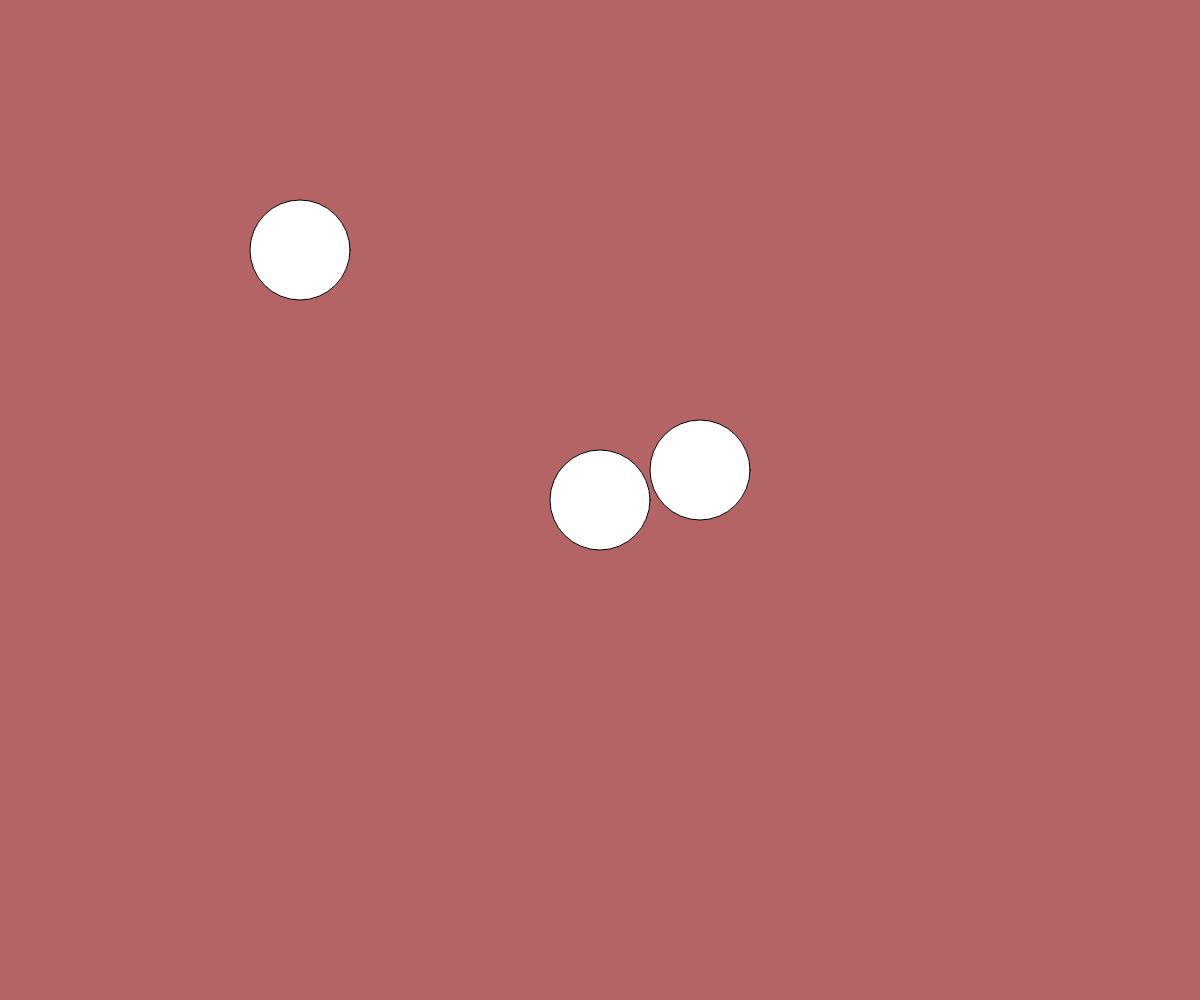
Frame 1 (no input)
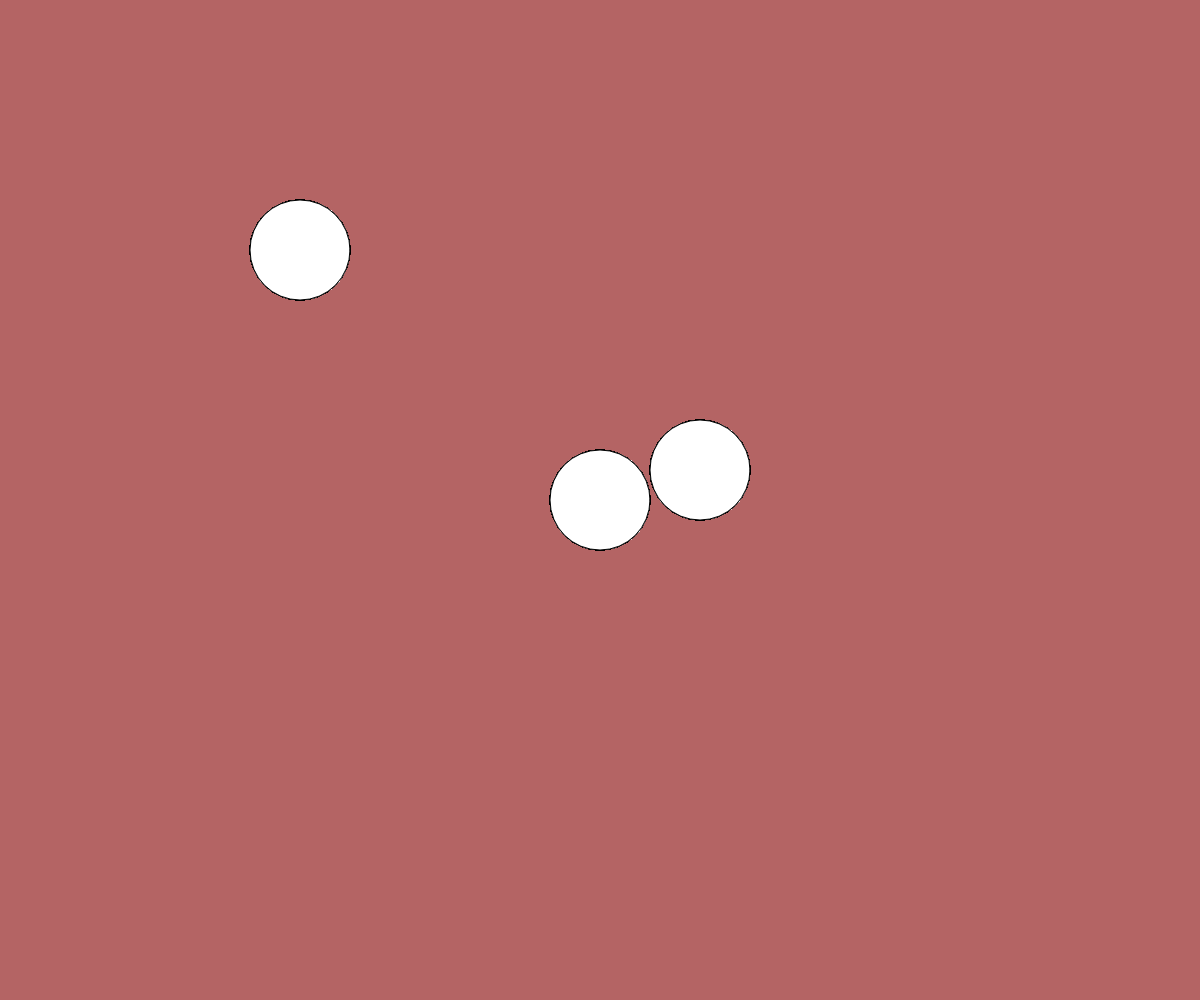
Frame 60 (no input)
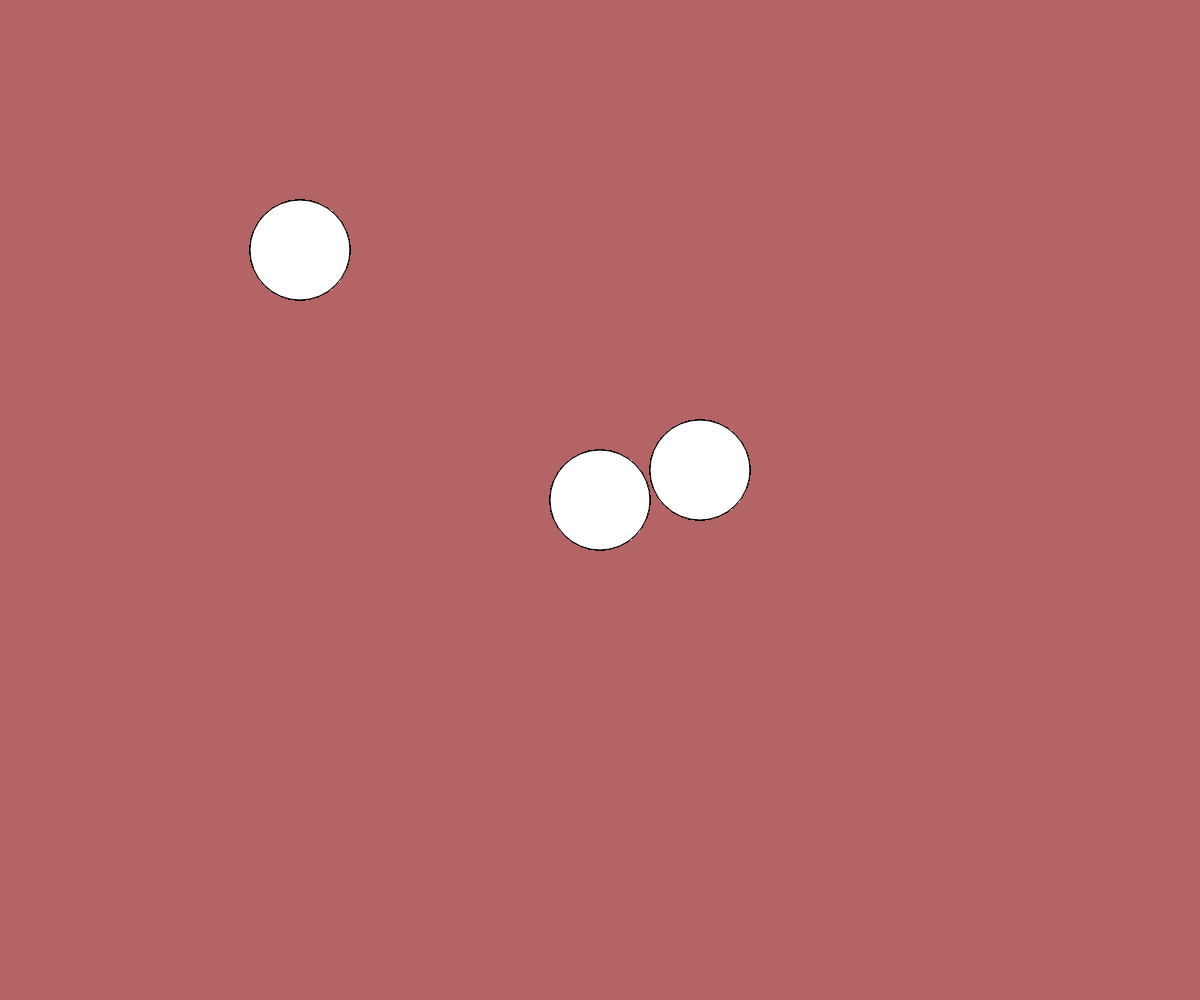
Frame 120 (the mouse pressed at the canvas centre since frame 60)

The p5.js sketch that drew these frames (run headless with seeded random() and noise() and a simulated clock; from frame 60 on, the mouse is pressed at the canvas centre):

// p5.js sketch
// ── sketch.js
let xPos;
let yPos;

function setup(){
  createCanvas(windowWidth, windowHeight);
  background(180,100, 100);
  xPos = width/2
  yPos = height/2
  console.log('xPos: ' + xPos + ',yPos;'+ yPos);
}

function draw(){
  ellipse(xPos,yPos, 100);
  ellipse(xPos/2, yPos/2, 100);
  ellipse(xPos + 100, yPos-30, 100);
}














/*
let cDiam = 50;

let xOffset = 50;
let xSpacing = 60;

let yOffset = 50;
let ySpacing = 60;

function setup() {
  createCanvas(windowWidth, windowHeight);
  noLoop();
}

function draw() {
  //For loop
  background(220, 0, 150);
  noStroke();

  for (let xPos = xOffset; xPos <= width - xOffset; xPos += xSpacing) {
    for (let yPos = yOffset; yPos <= height - yOffset; yPos += ySpacing) {
      for (let vDiam = cDiam; vDiam >= 5; vDiam -= 10) {
        fill(4 * vDiam, xPos, yPos);
        ellipse(xPos, yPos, vDiam);
      }
    }
  }
}
*/





/* NESTED LOOP
let cDiam = 25;

let xOffset = 50;
let xSpacing = 50;

let yOffset = 50;
let ySpacing = 50;

background(220, 0, 150);

 for (let xPos = xOffset; xPos <= width - xOffset; xPos += xSpacing) {
   ellipse(xPos, height / 2, cDiam);
}

for (let yPos = yOffset; yPos <= height - yOffset; yPos += ySpacing) {
  ellipse(width / 2, yPos, cDiam);
}

}




  /*
   // PARAMETERIZING (USING VARIABLES)
  background(220, 10, 120);
  fill(255);
  ellipse(mouseX, mouseY, 50, 50);
}

/*
background(220, 10, 120);
  centerX = 150;
  centerY = 150;

  noFill();
  stroke(255);
  strokeWeight(32);
  strokeCap(SQUARE);

  arc(centerX, centerY, 400, 400, -PI / 3, PI / 6);
  arc(centerX, centerY, 400, 400, PI / 2, PI);

  arc(centerX, centerY, 300, 300, 0.9 * PI, PI / 3);
  arc(centerX, centerY, 300, 300, PI - 1.5, PI - 1);

  arc(centerX, centerY, 200, 200, PI / 4, PI);

  arc(centerX, centerY, 100, 100, PI / 10, PI);

/*
// ROTATE AND TRANSLATE
  angleMode(DEGREES);
  rectMode(CENTER);
  noStroke();
  push();
  translate(100, 100);
  rotate(45);
  rect(0, 0, 200);
  pop();
  //rotate(127);
  rect(300, 300, 200);
/*

// SHAPES
  //rectMode(CENTER);
  //noStroke();
  //fill(255);
  //rect(100,100, 50,50);
  //stroke('blue');
  //strokeWeight(1);
  //fill(200, 200, 10);
  //ellipse(100,100, 50,50);
  //noFill();
  //fill(10, 200, 200, 100);
  //quad(100, 100, 200, 110, 150, 150, 100, 150);
  //noStroke();
  //strokeWeight(5);
  //point(10, 200);
//*/
